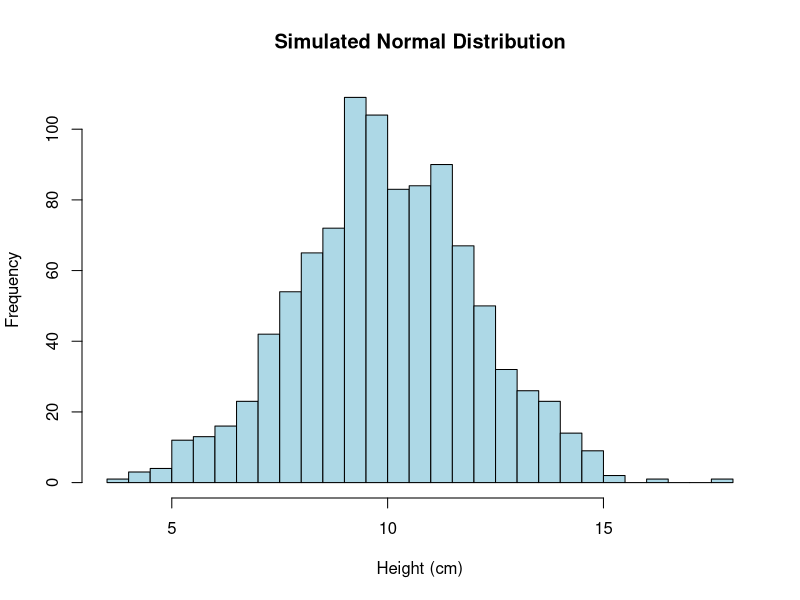
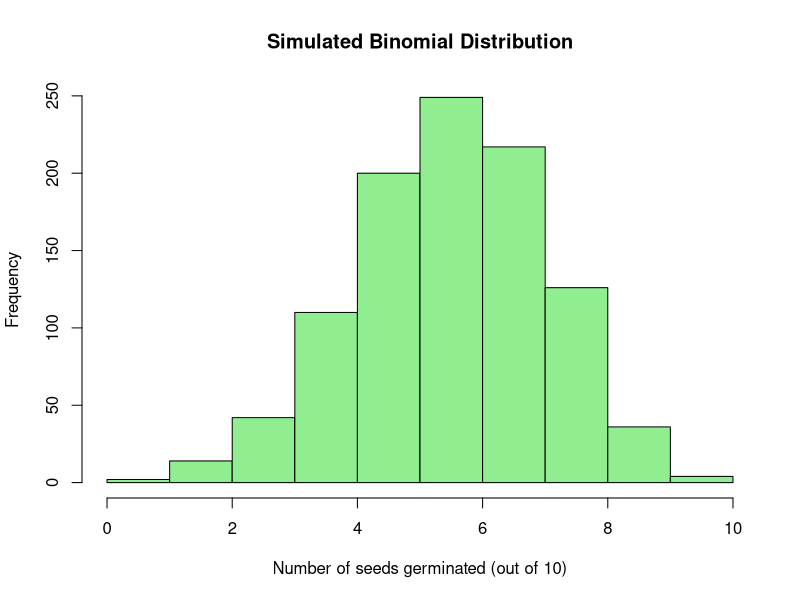
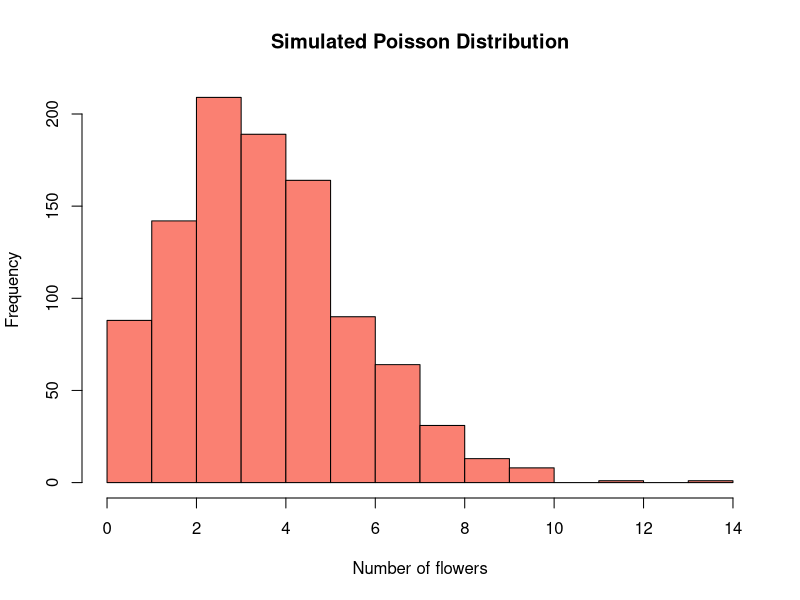
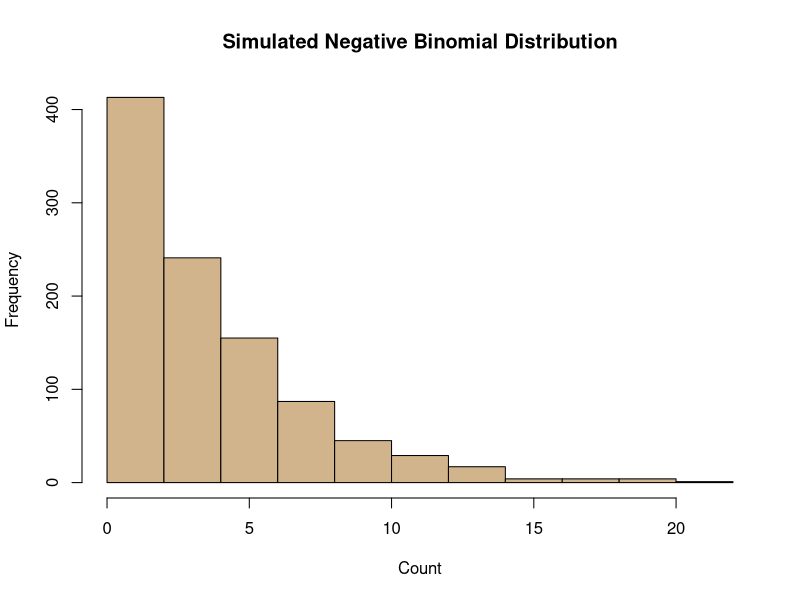
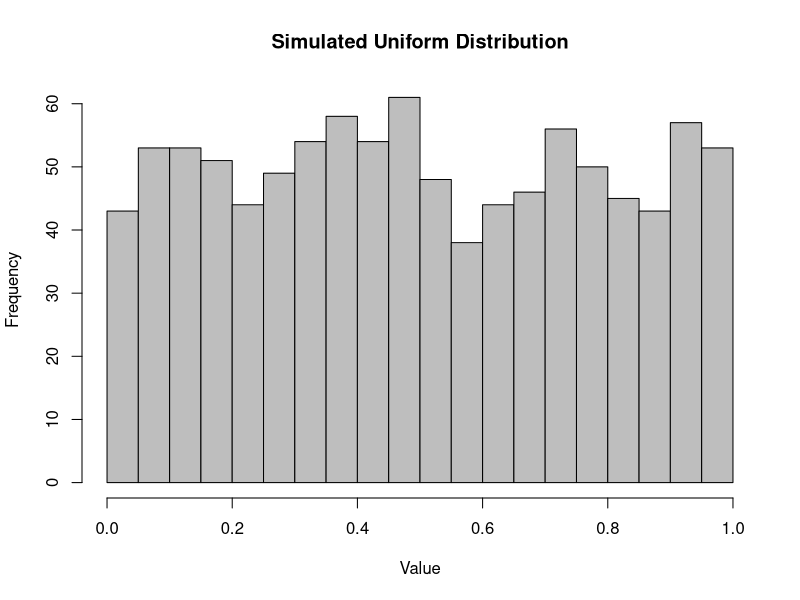
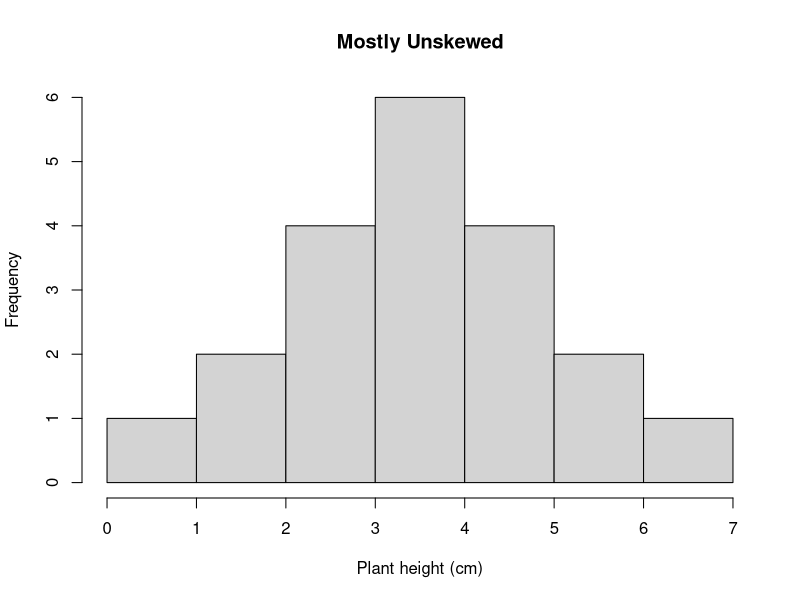
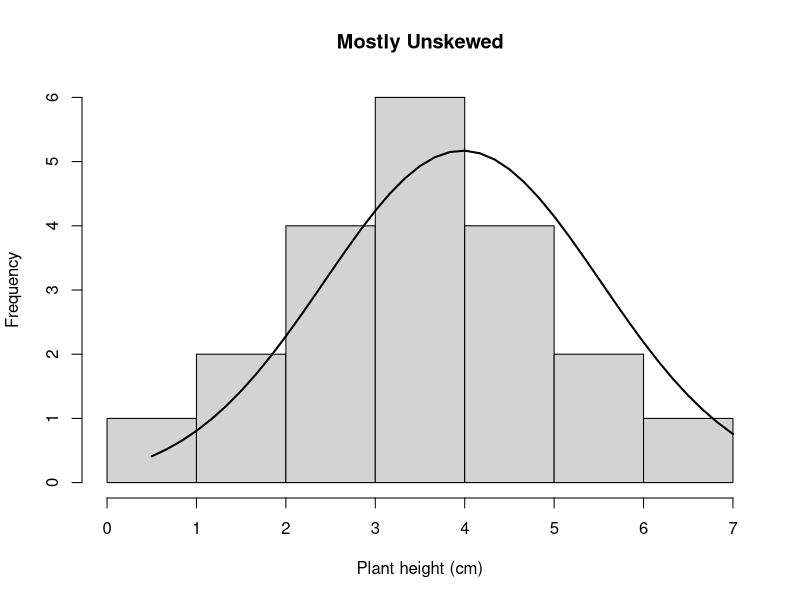
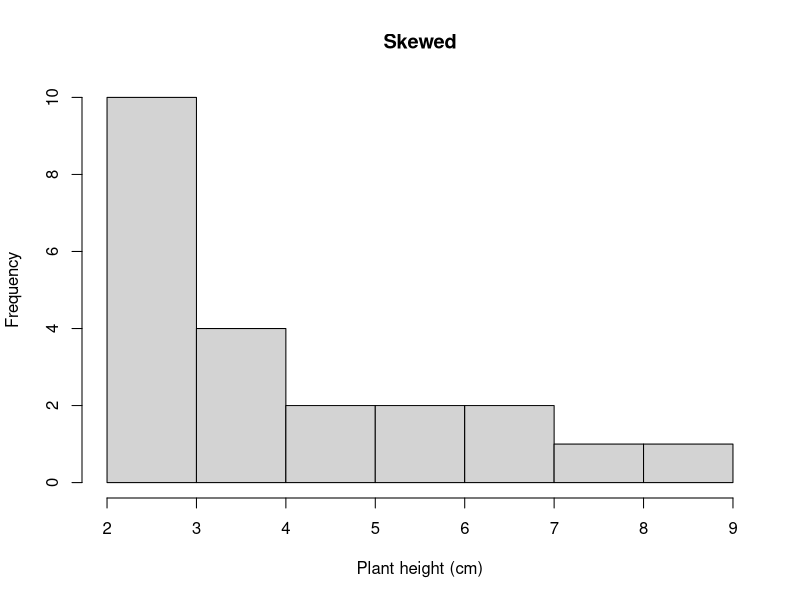

Generate these figures, in order, with R:
## ---- chunk 1
set.seed(1)
heights <- rnorm(1000, mean = 10, sd = 2)

hist(heights, breaks = 20, col = "lightblue",
     main = "Simulated Normal Distribution",
     xlab = "Height (cm)")
## ---- chunk 2
set.seed(1)
germination <- rbinom(1000, size = 10, prob = 0.6)

hist(germination, breaks = 10, col = "lightgreen",
     main = "Simulated Binomial Distribution",
     xlab = "Number of seeds germinated (out of 10)")
## ---- chunk 3
set.seed(1)
flower_counts <- rpois(1000, lambda = 4)

hist(flower_counts, breaks = 15, col = "salmon",
     main = "Simulated Poisson Distribution",
     xlab = "Number of flowers")
## ---- chunk 4
set.seed(1)
nb_counts <- rnbinom(1000, size = 2, mu = 4)

hist(nb_counts, breaks = 15, col = "tan",
     main = "Simulated Negative Binomial Distribution",
     xlab = "Count")
## ---- chunk 5
set.seed(1)
uniform_vals <- runif(1000, min = 0, max = 1)

hist(uniform_vals, breaks = 20, col = "gray",
     main = "Simulated Uniform Distribution",
     xlab = "Value")
## ---- chunk 6
#create vector of heights (cm) of one population of A. subverticulata
sedonapopulation <- c(3, 3, 3, 3, 7, 8, 9)
#take the mean
mean(sedonapopulation)
#calculate variance
var(sedonapopulation)
#calculate standard deviation
sd(sedonapopulation)
#calculate standard error
#base r doesn't have this function
#so we have to write our own
std_error <- function(x) sd(x)/sqrt(length(x))
std_error(sedonapopulation)
## ---- chunk 7
sum = 3+3+3+3+7+8+9 #add all the numbers in the sample
n = length(sedonapopulation) #or you can just calculate the number of height measurements
mean = sum/n; mean #divide sum by number
## ---- chunk 8
#We determine how much each observation varies from the mean.
diffobs1 = mean - 3
diffobs2 = mean - 3
diffobs3 = mean - 3
diffobs4 = mean - 3
diffobs5 = mean - 7 
diffobs6 = mean - 8
diffobs7 = mean - 9 

#Then we square each of these. 
diffobj1_sq = diffobs1^2
diffobj2_sq = diffobs2^2
diffobj3_sq = diffobs3^2
diffobj4_sq = diffobs4^2
diffobj5_sq = diffobs5^2
diffobj6_sq = diffobs6^2
diffobj7_sq = diffobs7^2
## ---- chunk 9
#Then we add the differences up.
sumofsquares = sum(diffobj1_sq, diffobj2_sq, diffobj3_sq, diffobj4_sq, diffobj5_sq, diffobj6_sq, diffobj7_sq)
#Divide the sum of squares by n - 1.
variance = sumofsquares/(n-1); variance 
## ---- chunk 10
#an example of an unskewed population
sedona_unskewed <- c(1, 2, 3, 4, 5, 6, 7)
mean(sedona_unskewed)
median(sedona_unskewed)

#previous sedona population; skewed
sedonapopulation <- c(3, 3, 3, 3, 7, 8, 9)
mean(sedonapopulation)
median(sedonapopulation)
## ---- chunk 11
sedona_unskewed <- c(7, 2, 2, 3, 3, 3, 3, 6, 6, 5, 5, 5, 5, 4, 4, 4, 4, 4, 4, 0.5)
mean(sedona_unskewed)
median(sedona_unskewed)
#I'm renaming sedonapopulation, sedona_skewed for this example
sedona_skewed <- c(3, 3, 3, 3, 7, 3, 4, 5, 6, 3, 3, 3, 4, 4, 6, 7, 8, 9, 3, 4, 5, 2)
mean(sedona_skewed)
median(sedona_skewed)
## ---- chunk 12
hist(sedona_unskewed, main = "Mostly Unskewed", xlab = "Plant height (cm)", breaks=5)
## ---- chunk 13
h <- hist(sedona_unskewed, main = "Mostly Unskewed", xlab = "Plant height (cm)", breaks=5)

xfit <- seq(min(sedona_unskewed), max(sedona_unskewed), length = 40) 
yfit <- dnorm(xfit, mean = mean(sedona_unskewed), sd = sd(sedona_unskewed)) 
yfit <- yfit * diff(h$mids[1:2]) * length(sedona_unskewed) 

lines(xfit, yfit, col = "black", lwd = 2)
## ---- chunk 14
hist(sedona_skewed, main = "Skewed", xlab = "Plant height (cm)", breaks = 5)
## ---- chunk 15
boxplot(sedona_skewed, main="Skewed", ylab="Plant height (cm)")
## ---- chunk 16
#Let's add a plant height of 20.
sedona_skewed <- c(3, 3, 3, 3, 7, 3, 4, 5, 6, 3, 3, 3, 4, 4, 6, 7, 8, 9, 3, 4, 5, 2, 20)
boxplot(sedona_skewed, main="Skewed", ylab="Plant height (cm)")
